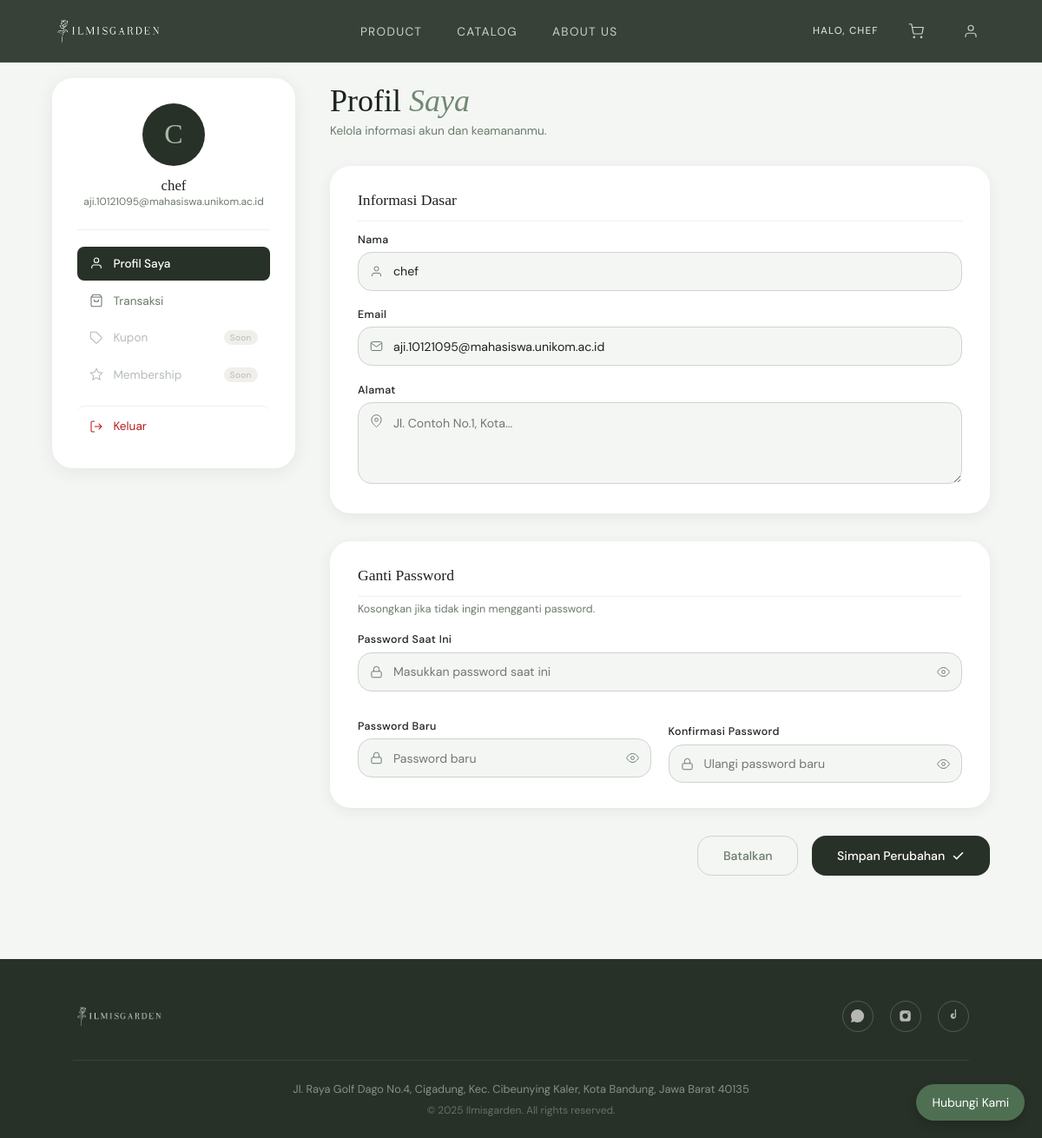
The app's page /profile.php (signed in) with its own data.
### tables this page shows
CREATE TABLE `users` (
  `id_user` varchar(10) NOT NULL,
  `username` varchar(50) NOT NULL,
  `email` varchar(100) NOT NULL,
  `whatsapp` varchar(20) NOT NULL,
  `password` varchar(255) NOT NULL,
  `date_of_birth` date DEFAULT NULL,
  `created_at` timestamp NOT NULL DEFAULT current_timestamp(),
  `address` text NOT NULL
);

### profile.php (the view, shortened to what this page needs)
<?php
require 'conn/db.php';
$user_id = $_SESSION['id_user'];
$stmt = $pdo->prepare("SELECT id_user, username, email, address, password FROM users WHERE id_user=?");
$stmt->execute([$user_id]);
$user = $stmt->fetch();
?>
<!DOCTYPE html>
<html lang="id">
<head>
  <link rel="stylesheet" href="css/style.css" />
  <link rel="stylesheet" href="css/profile.css" />
</head>
<body>
<?php include 'includes/navbar.php'; ?>
  <div class="profile-layout">
    <aside class="profile-sidebar">
      <div class="profile-sidebar__avatar">
        <div class="profile-avatar">
          <?= strtoupper(substr($user['username'], 0, 1)) ?>
        </div>
        <div class="profile-sidebar__info">
          <p class="profile-sidebar__name"><?= htmlspecialchars($user['username']) ?></p>
          <p class="profile-sidebar__email"><?= htmlspecialchars($user['email']) ?></p>
        </div>
      </div>
      <nav class="profile-nav">
        <a href="profile" class="profile-nav__link active">
          <svg viewBox="0 0 24 24"><path d="M20 21v-2a4 4 0 0 0-4-4H8a4 4 0 0 0-4 4v2"/><circle cx="12" cy="7" r="4"/></svg>
          Profil Saya
        </a>
        <a href="transaction" class="profile-nav__link">
          <svg viewBox="0 0 24 24"><path d="M6 2L3 6v14a2 2 0 0 0 2 2h14a2 2 0 0 0 2-2V6l-3-4z"/><line x1="3" y1="6" x2="21" y2="6"/><path d="M16 10a4 4 0 0 1-8 0"/></svg>
          Transaksi
        </a>
        <a href="#" class="profile-nav__link profile-nav__link--disabled">
          <svg viewBox="0 0 24 24"><path d="M20.59 13.41l-7.17 7.17a2 2 0 0 1-2.83 0L2 12V2h10l8.59 8.59a2 2 0 0 1 0 2.82z"/><line x1="7" y1="7" x2="7.01" y2="7"/></svg>
          Kupon
          <span class="profile-nav__badge">Soon</span>
        </a>
        <a href="#" class="profile-nav__link profile-nav__link--disabled">
          <svg viewBox="0 0 24 24"><path d="M12 2l3.09 6.26L22 9.27l-5 4.87 1.18 6.88L12 17.77l-6.18 3.25L7 14.14 2 9.27l6.91-1.01L12 2z"/></svg>
          Membership
          <span class="profile-nav__badge">Soon</span>
        </a>
        <a href="logout" class="profile-nav__link profile-nav__link--logout">
          <svg viewBox="0 0 24 24"><path d="M9 21H5a2 2 0 0 1-2-2V5a2 2 0 0 1 2-2h4"/><polyline points="16 17 21 12 16 7"/><line x1="21" y1="12" x2="9" y2="12"/></svg>
          Keluar
        </a>
      </nav>
    </aside>
    <main class="profile-main">
      <div class="profile-main__header">
        <h1 class="profile-main__title">Profil <em>Saya</em></h1>
        <p class="profile-main__sub">Kelola informasi akun dan keamananmu.</p>
      </div>
      <form method="POST" class="profile-form" novalidate>
        <div class="profile-form__section">
          <h2 class="profile-form__section-title">Informasi Dasar</h2>
          <div class="profile-field">
            <label for="username">Nama</label>
            <div class="profile-field__wrap">
              <input type="text" id="username" name="username"
                value="<?= htmlspecialchars($user['username']) ?>"
                required autocomplete="username" />
            </div>
          </div>
          <div class="profile-field">
            <label for="email">Email</label>
            <div class="profile-field__wrap">
              <input type="email" id="email" name="email"
                value="<?= htmlspecialchars($user['email']) ?>"
                required autocomplete="email" />
            </div>
          </div>
          <div class="profile-field">
            <label for="address">Alamat</label>
            <div class="profile-field__textarea-wrap">
              <textarea id="address" name="address" rows="3"
                placeholder="Jl. Contoh No.1, Kota..."><?= htmlspecialchars($user['address'] ?? '') ?></textarea>
            </div>
          </div>
        </div>
        <div class="profile-form__section">
          <h2 class="profile-form__section-title">Ganti Password</h2>
          <p class="profile-form__section-note">Kosongkan jika tidak ingin mengganti password.</p>
          <div class="profile-field">
            <label for="current_password">Password Saat Ini</label>
            <div class="profile-field__wrap">
              <input type="password" id="current_password" name="current_password"
                placeholder="Masukkan password saat ini"
                autocomplete="current-password" />
              <button type="button" class="profile-field__eye" onclick="togglePw('current_password')" aria-label="Tampilkan">
                <svg viewBox="0 0 24 24"><path d="M1 12s4-8 11-8 11 8 11 8-4 8-11 8-11-8-11-8z"/><circle cx="12" cy="12" r="3"/></svg>
              </button>
            </div>
          </div>
          <div class="profile-fields-row">
            <div class="profile-field">
              <label for="new_password">Password Baru</label>
              <div class="profile-field__wrap">
                <input type="password" id="new_password" name="new_password"
                  placeholder="Password baru"
                  autocomplete="new-password" />
                <button type="button" class="profile-field__eye" onclick="togglePw('new_password')" aria-label="Tampilkan">
                  <svg viewBox="0 0 24 24"><path d="M1 12s4-8 11-8 11 8 11 8-4 8-11 8-11-8-11-8z"/><circle cx="12" cy="12" r="3"/></svg>
                </button>
              </div>
            </div>
            <div class="profile-field">
              <label for="confirm_password">Konfirmasi Password</label>
              <div class="profile-field__wrap">
                <input type="password" id="confirm_password" name="confirm_password"
                  placeholder="Ulangi password baru"
                  autocomplete="new-password" />
                <button type="button" class="profile-field__eye" onclick="togglePw('confirm_password')" aria-label="Tampilkan">
                  <svg viewBox="0 0 24 24"><path d="M1 12s4-8 11-8 11 8 11 8-4 8-11 8-11-8-11-8z"/><circle cx="12" cy="12" r="3"/></svg>
                </button>
              </div>
            </div>
          </div>
        </div>
        <div class="profile-form__actions">
          <button type="reset" class="profile-btn profile-btn--cancel">Batalkan</button>
          <button type="submit" class="profile-btn profile-btn--save">
            Simpan Perubahan
            <svg viewBox="0 0 24 24"><polyline points="20 6 9 17 4 12"/></svg>
          </button>
        </div>
      </form>
    </main>
  </div>
  <footer class="footer">
    <div class="footer__top">
      <div class="footer__logo"><img src="img/F4F6F4-full.png" alt="Ilmisgarden" /></div>
      <div class="footer__socials">
        <a href="https://wa.me/6285795077194" target="_blank" class="footer__social" aria-label="WhatsApp">
          <svg viewBox="0 0 24 24"><path d="M20.52 3.48A11.78 11.78 0 0 0 12 0C5.38 0 .01 5.38.01 12c0 2.11.55 4.18 1.6 6.01L0 24l6.16-1.61A11.93 11.93 0 0 0 12 24c6.62 0 12-5.38 12-12a11.78 11.78 0 0 0-3.48-8.52z"/></svg>
        </a>
        <a href="https://www.instagram.com/ilmisgarden/" target="_blank" class="footer__social" aria-label="Instagram">
          <svg viewBox="0 0 24 24"><path d="M7 2C4.24 2 2 4.24 2 7v10c0 2.76 2.24 5 5 5h10c2.76 0 5-2.24 5-5V7c0-2.76-2.24-5-5-5H7zm5 5a5 5 0 1 1 0 10 5 5 0 0 1 0-10zm6.5-.9a1.1 1.1 0 1 1-2.2 0 1.1 1.1 0 0 1 2.2 0z"/></svg>
        </a>
        <a href="https://www.tiktok.com/@ilmisgarden" target="_blank" class="footer__social" aria-label="TikTok">
          <svg viewBox="0 0 24 24"><path d="M16 0h4a6.5 6.5 0 0 1-4-2v14a5 5 0 1 1-5-5h1v3a2 2 0 1 0 2 2V0z"/></svg>
        </a>
      </div>
    </div>
    <p class="footer__addr"><a href="https://maps.app.goo.gl/rsnJ95JT2Sy38p1W7" target="_blank">Jl. Raya Golf Dago No.4, Cigadung, Kec. Cibeunying Kaler, Kota Bandung, Jawa Barat 40135</a></p>
    <p class="footer__copy">© 2025 Ilmisgarden. All rights reserved.</p>
  </footer>
   <a href="about#contact" class="floating-about">
  Hubungi Kami
</a>
</body>
</html>

### css/style.css (style rules this page uses)
:root { --sage: #708871; --sage-dark: #4a5c4b; --sage-light: #a8bba9; --forest: #283128; --cream: #f4f6f4; --warm: #ede8e0; --stone: #e4e0d8; --charcoal: #1c221c; --muted: #6b7a6b; --white: #ffffff; --serif: "Cormorant Garamond", Georgia, serif; --sans: "DM Sans", sans-serif; --r-sm: 8px; --r-md: 16px; --r-lg: 24px; --r-xl: 40px; --ease: cubic-bezier(0.25, 0.46, 0.45, 0.94); }
*, *::before, *::after { margin: 0; padding: 0; box-sizing: border-box; }
html { font-size: 16px; scroll-behavior: smooth; overflow-x: hidden; }
body { font-family: var(--sans); background: var(--cream); color: var(--charcoal); overflow-x: hidden; }
a { text-decoration: none; color: inherit; }
img { display: block; max-width: 100%; }
button { cursor: pointer; font-family: var(--sans); }
.footer { background: var(--forest); padding: 3rem 7% 1.5rem; }
.footer__top { display: flex; align-items: center; justify-content: space-between; gap: 2rem; flex-wrap: wrap; padding-bottom: 2rem; border-bottom: 1px solid rgba(255, 255, 255, 0.08); margin-bottom: 1.5rem; }
.footer__logo img { height: 36px; width: auto; opacity: 0.9; }
.footer__socials { display: flex; gap: 1.2rem; }
.footer__social { width: 36px; height: 36px; border-radius: 50%; border: 1px solid rgba(255, 255, 255, 0.2); display: flex; align-items: center; justify-content: center; color: rgba(255, 255, 255, 0.65); transition: border-color 0.2s, color 0.2s; }
.footer__social svg { width: 15px; height: 15px; fill: currentColor; }
.footer__copy { text-align: center; font-size: 0.75rem; color: rgba(255, 255, 255, 0.3); }
.footer__addr { font-size: 0.8rem; color: rgba(255, 255, 255, 0.45); text-align: center; margin-bottom: 0.5rem; }
.footer__addr a { color: inherit; transition: color 0.2s; }
.floating-about { position: fixed; bottom: 20px; right: 20px; background-color: #4f6f52; color: white; padding: 12px 18px; border-radius: 30px; text-decoration: none; font-size: 14px; font-family: "DM Sans", sans-serif; box-shadow: 0 4px 12px rgba(0, 0, 0, 0.2); z-index: 999; transition: all 0.3s ease; }

### records on screen
users: username "C", username "chef", email "aji.10121095@mahasiswa.unikom.ac.id"

### other values on screen
$_SESSION['username'] "CHEF"
